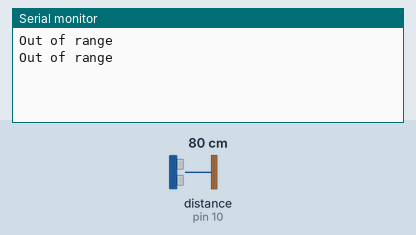
Bench run of a sketch on a simulated Arduino Uno, built with avr-gcc and run on an emulated ATmega328P. Shown: the last lines printed to the serial monitor. Wiring (inferred from the names in the program): ultrasonic range finder: trigger pin 9; echo pin 10. The inputs (shaded band) are chosen by the test bench; at power-on: distance to the obstacle (sensor on pin 10) 80 cm. The echo pulse lasts 58.3 µs per cm.

Above: at 1.8 s.
1.9 s: distance to the obstacle (sensor on pin 10) set to 2 cm
At 2.6 s:
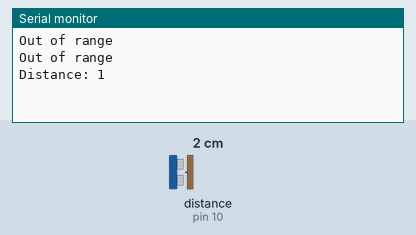
4.5 s: distance to the obstacle (sensor on pin 10) set to 4 cm
At 5.8 s:
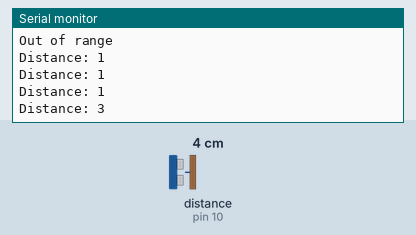
6.0 s: distance to the obstacle (sensor on pin 10) set to 299 cm
At 6.4 s:
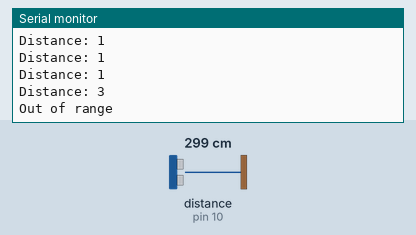

The sketch:

CarCountingSensor.ino
```cpp
// defines pins numbers
const int trigPin = 9;
const int echoPin = 10;
// defines variables
long duration;
int distance;
int maxDistance = 20; // Maximum distance to detect in centimeters

void setup() {
  pinMode(trigPin, OUTPUT); // Sets the trigPin as an Output
  pinMode(echoPin, INPUT); // Sets the echoPin as an Input
  Serial.begin(9600); // Starts the serial communication
}

void loop() {
  // Clears the trigPin
  digitalWrite(trigPin, LOW);
  delayMicroseconds(2);
  // Sets the trigPin on HIGH state for 10 micro seconds
  digitalWrite(trigPin, HIGH);
  delayMicroseconds(10);
  digitalWrite(trigPin, LOW);
  // Reads the echoPin, returns the sound wave travel time in microseconds
  duration = pulseIn(echoPin, HIGH);
  // Calculating the distance
  distance = duration * 0.034 / 2;

  // Check if distance is within the maximum limit
  if (distance <= maxDistance) {
    // Object detected within range, print distance
    Serial.print("Distance: ");
    Serial.println(distance);
  } else {
    // Object not detected within range, print out of range message
    Serial.println("Out of range");
  }

  // Add a small delay to improve readability of the output
  delay(1000); // Adjust as needed
}
```

Measured:
- after the input at 1.9 s, the serial monitor: prints a new line after 0.11 s (image 1)
- after the input at 4.5 s, the serial monitor: prints a new line after 0.51 s (image 2)
- after the input at 6.0 s, the serial monitor: prints a new line at once (image 3)
